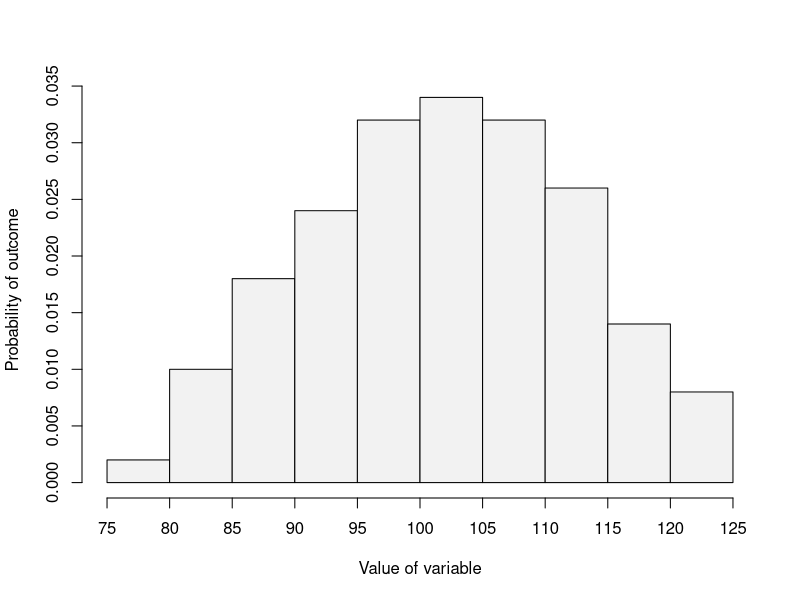
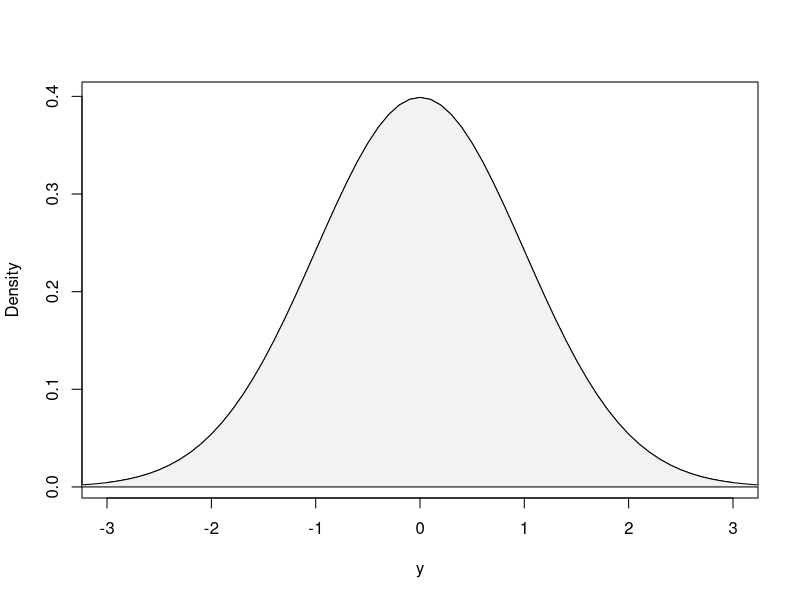
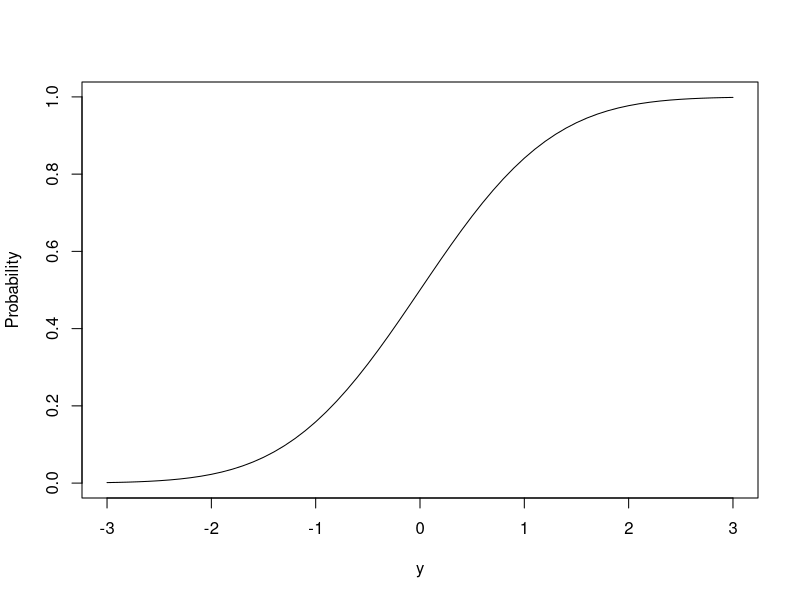
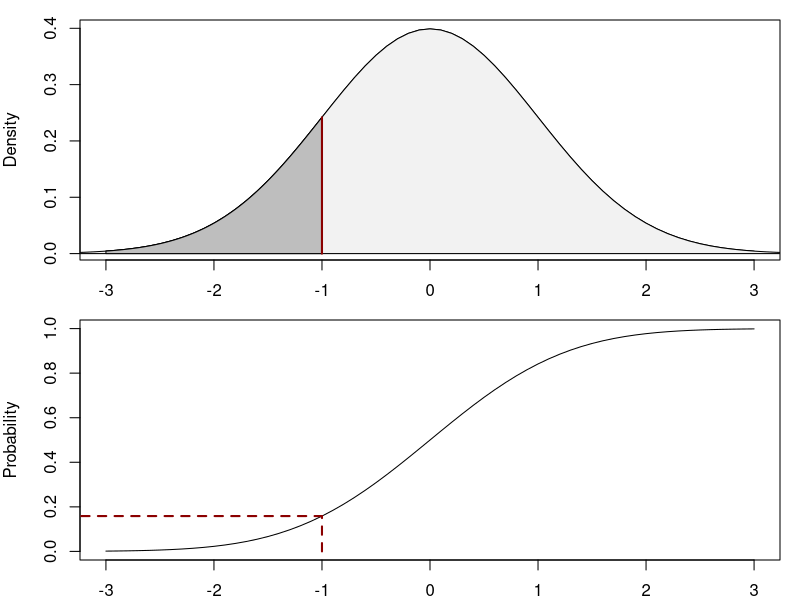
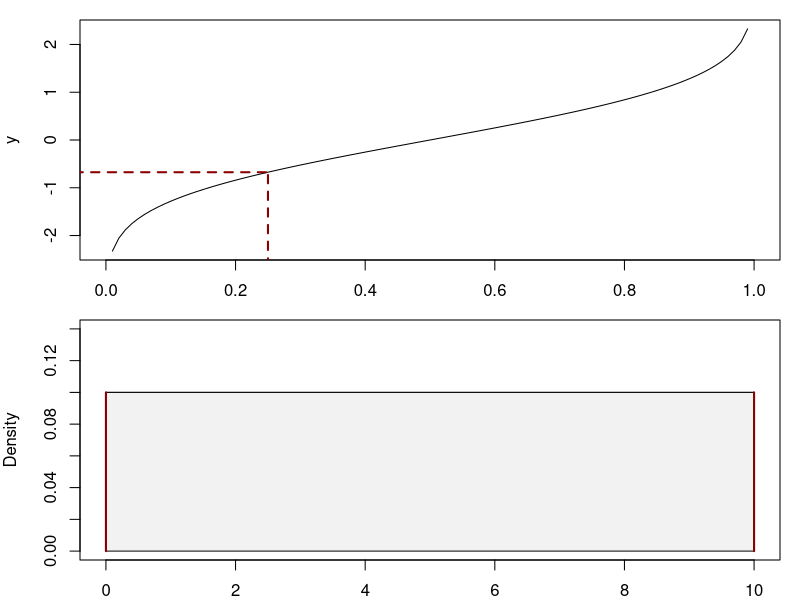
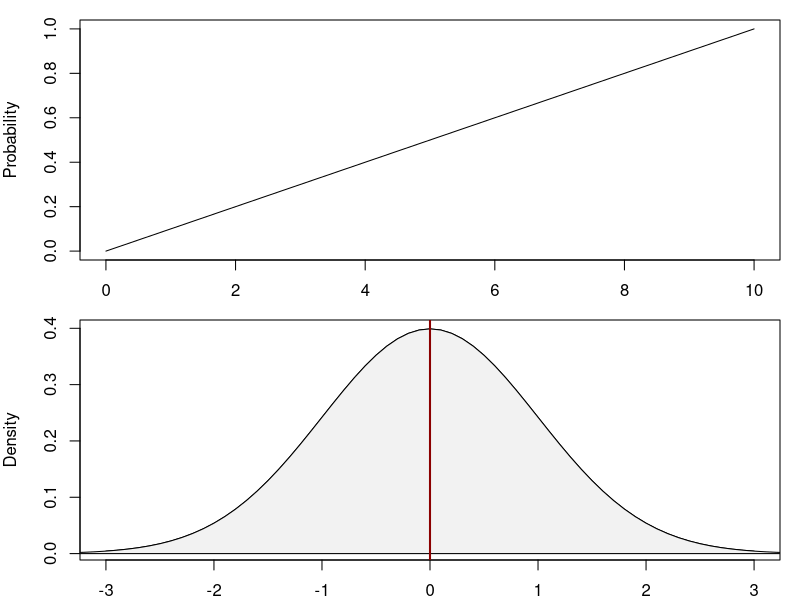

These charts were generated, in order, by the following R code: (Note: this script raises an error after producing the figures.)
## ---- chunk 1
set.seed(41)
yHist <- hist(rnorm(100,100,10), probability=TRUE, main="",
              xlab="Value of variable", ylab="Probability of outcome",
              axes=FALSE, col="grey95")
axis(side=2)
axis(side=1, at=yHist$breaks)
## ---- chunk 2
plot(seq(-3,3,0.1),dnorm(seq(-3,3,0.1)),type="l",ylab="Density",xlab="y",main="")
polygon(c(seq(-5,5,0.1),rev(seq(-5,5,0.1))),
        c(dnorm(seq(-5,5,0.1)), rep(0,length(seq(-5,5,0.1)))), col="grey95")
## ---- chunk 3
plot(seq(-3,3,0.1),pnorm(seq(-3,3,0.1)),type="l",ylab="Probability",xlab="y",main="")
## ---- chunk 4
par(mfcol=c(2,1), mar=c(2,4,1,1))
plot(seq(-3,3,0.1),dnorm(seq(-3,3,0.1)),type="l",ylab="Density",xlab="y",main="")
polygon(c(seq(-5,5,0.1),rev(seq(-5,5,0.1))),
        c(dnorm(seq(-5,5,0.1)), rep(0,length(seq(-5,5,0.1)))), col="grey95")
polygon(c(seq(-3,-1,0.01),rev(seq(-3,-1,0.01))),
        c(dnorm(seq(-3,-1,0.01)), rep(0,length(seq(-3,-1,0.01)))), col="grey")
lines(c(-1,-1),c(0,dnorm(-1)),col="darkred",lwd=2,lty=1)

plot(seq(-3,3,0.1),pnorm(seq(-3,3,0.1)),type="l",ylab="Probability",xlab="y",main="")
lines(c(-1,-1),c(0,pnorm(-1)),col="darkred",lwd=2,lty=2)
lines(c(-4,-1),c(pnorm(-1),pnorm(-1)),col="darkred",lwd=2,lty=2)
## ---- chunk 5
plot(seq(0,1,0.01),qnorm(seq(0,1,0.01)),type="l",ylab="y",xlab="Probability",main="")
lines(c(0.25,0.25),c(-3,qnorm(0.25)),col="darkred",lwd=2,lty=2)
lines(c(-1,0.25),c(qnorm(0.25),qnorm(0.25)),col="darkred",lwd=2,lty=2)
## ---- chunk 6
plot(seq(0,10,0.1),dunif(seq(0,10,0.1),0,10),
     ylab="Density",xlab="y", type="l", ylim=c(0,0.14))
polygon(c(seq(0,10,0.1),rev(seq(0,10,0.1))),
        c(dunif(seq(0,10,0.1),0,10), rep(0,length(seq(0,10,0.1)))), col="grey95")
lines(c(0,0), c(0,0.1), lwd=2, col="darkred")
lines(c(10,10), c(0,0.1), lwd=2, col="darkred")
## ---- chunk 7
plot(seq(0,10,by=0.1),punif(seq(0,10,by=0.1),0,10),
     ylab="Probability",xlab="y", type="l")
## ---- chunk 8
plot(seq(-3,3,0.1),dnorm(seq(-3,3,0.1)),type="l",ylab="Density",xlab="y",main="")
polygon(c(seq(-5,5,0.1),rev(seq(-5,5,0.1))),
        c(dnorm(seq(-5,5,0.1)), rep(0,length(seq(-5,5,0.1)))), col="grey95")
abline(v=0, col="darkred", lwd=2)
text(0.3,0,TeX("$\\mu =0$"), pos=3)
## ---- chunk 9
plot(seq(-3,3,0.1),pnorm(seq(-3,3,0.1)),type="l",ylab="Probability",xlab="y",main="")
## ---- chunk 10
pnorm(q=30, mean=20, sd=10) - pnorm(q=20, mean=20, sd=10)
## ---- chunk 11
plot(seq(-10,50,0.1),pnorm(seq(-10,50,0.1),20,10),type="l",ylab="Density",xlab="y",main="")
lines(c(20,20),c(0,pnorm(20,20,10)), lty=2)
lines(c(-20,20),rep(pnorm(20,20,10),2), lty=2)
text(-9,pnorm(20,20,10), pnorm(20,20,10), pos=3)
lines(c(30,30),c(0,pnorm(30,20,10)), lty=2)
lines(c(-20,30),rep(pnorm(30,20,10),2), lty=2)
text(-9,pnorm(30,20,10), round(pnorm(30,20,10),3), pos=3)
## ---- chunk 12
plot(seq(-15,55,0.1),dnorm(seq(-15,55,0.1),20,10),type="l",ylab="Density",xlab="y",main="",
     ylim=c(0,0.04), xlim=c(-10,50))
polygon(c(seq(-15,55,0.1),rev(seq(-15,55,0.1))),
        c(dnorm(seq(-15,55,0.1),20,10), rep(0,length(seq(-15,55,0.1)))), col="grey95")
polygon(c(seq(20,30,0.1),rev(seq(20,30,0.1))),
        c(dnorm(seq(20,30,0.1),20,10), rep(0,length(seq(20,30,0.1)))), col="lightgrey")
lines(c(20,20),c(0,dnorm(20,20,10)), lwd=2, col="darkred")
lines(c(30,30),c(0,dnorm(30,20,10)), lwd=2, col="darkred")
text(25,dnorm(25,20,10)/2, round(pnorm(30,20,10)-pnorm(20,20,10),3))
## ---- chunk 13
test <- hist(rbinom(100,100,0.5), breaks=c(0:100), plot=F)
test$density <- dbinom(c(0:100), 100, 0.5)
test$breaks <- test$breaks-0.5
plot(test, xlim=c(30,70), main="", freq=FALSE, ylab="Probability", xlab="y", col="grey95")
lines(seq(30,70,0.1),dnorm(seq(30,70,0.1),50,5), col="darkgreen", lwd=2)
## ---- chunk 14
c(dbinom(41,100,0.5),
  pnorm(41.5,50,5)-pnorm(40.5,50,5)) |>
    setNames(c("Binomial", "Normal"))
## ---- chunk 15
test <- hist(rbinom(100,100,0.5), breaks=c(0:100), plot=F)
test$breaks <- test$breaks-0.5
test$density <- dbinom(c(0:100), 100, 0.5)
par(mfcol=c(1,2))
# First plot
plot(test, xlim=c(30,70),
     main="", freq=FALSE, ylab="Probability", xlab="y", col="grey95")
polygon(c(seq(40.5,41.5,0.1),rev(seq(40.5,41.5,0.1))),
        c(dnorm(seq(40.5,41.5,0.1),50,5), rep(0,length(seq(40.5,41.5,0.1)))), col=rgb(0.8,1,0.8,0.7))
lines(seq(30,70,0.1),dnorm(seq(30,70,0.1),50,5), col="darkgreen", lwd=2)
lines(c(40.5,40.5),c(0,dnorm(40.5,50,5)), lwd=2, col="darkred")
lines(c(41.5,41.5),c(0,dnorm(41.5,50,5)), lwd=2, col="darkred")
#Second plot
plot(test, xlim=c(38,44), ylim=c(0,0.05),
     main="", freq=FALSE, ylab="Probability", xlab="y", col="grey95")
polygon(c(seq(40.5,41.5,0.1),rev(seq(40.5,41.5,0.1))),
        c(dnorm(seq(40.5,41.5,0.1),50,5), rep(0,length(seq(40.5,41.5,0.1)))), col=rgb(0.8,1,0.8,0.7))
lines(seq(30,70,0.1),dnorm(seq(30,70,0.1),50,5), col="darkgreen", lwd=2)
lines(c(40.5,40.5),c(0,dnorm(40.5,50,5)), lwd=2, col="darkred")
lines(c(41.5,41.5),c(0,dnorm(41.5,50,5)), lwd=2, col="darkred")
# lines(c(40.5,41.5)+0.5,rep(dbinom(41,100,0.5),2))
## ---- chunk 16
par(mfrow=c(2,2), mar=c(4,5,1,0))
# Normal
plot(seq(-1.5,1.5,0.01), dnorm(seq(-1.5,1.5,0.01),0,0.5), type="l", xlab="x", ylab="Density")
polygon(c(seq(-1.5,1.5,0.01),rev(seq(-1.5,1.5,0.01))),
        c(dnorm(seq(-1.5,1.5,0.01),0,0.5),rep(0,length(seq(-1.5,1.5,0.01)))),
        col="grey95")
polygon(c(seq(-1.5,0.5,0.01),rev(seq(-1.5,0.5,0.01))),
        c(dnorm(seq(-1.5,0.5,0.01),0,0.5),rep(0,length(seq(-1.5,0.5,0.01)))),
        col="lightgrey")
lines(rep(0.5,2), c(0,dnorm(0.5,0,0.5)), lty=1, lwd=2, col="darkred")
#Empty
plot(dlnorm(exp(seq(-1.5,1.5,0.01)),0,0.5),dnorm(seq(-1.5,1.5,0.01),0,0.5),
     col="white",
     axes=F, xlab="", ylab="",type="l")
# exp(x)
plot(seq(-1.5,1.5,0.01), exp(seq(-1.5,1.5,0.01)), type="l", xlab="x", ylab="y")
lines(rep(0.5,2), c(5,exp(0.5)), lty=2, lwd=2, col="darkred")
lines(c(0.5,2), rep(exp(0.5),2), lty=2, lwd=2, col="darkred")
text(0.9,3,TeX("$y=e^x$"),pos=3)
# Log-Normal
plot(dlnorm(exp(seq(-1.5,1.5,0.01)),0,0.5),exp(seq(-1.5,1.5,0.01)), type="l", xlab="Density", ylab="y")
polygon(c(dlnorm(exp(seq(-1.5,1.5,0.01)),0,0.5),rep(0,length(seq(-1.5,1.5,0.01)))),
        exp(c(seq(-1.5,1.5,0.01),rev(seq(-1.5,1.5,0.01)))),
        col="grey95")
polygon(c(dlnorm(exp(seq(-1.5,0.5,0.01)),0,0.5),rep(0,length(seq(-1.5,0.5,0.01)))),
        exp(c(seq(-1.5,0.5,0.01),rev(seq(-1.5,0.5,0.01)))),
        col="lightgrey")
abline(h=exp(0.5), lty=1, lwd=2, col="darkred")
## ---- chunk 17
plot(seq(0,4,0.1), dexp(seq(0,4,0.1),2), type="l",
     ylab="Density", xlab="t", main="", lwd=2,
     xlim=c(0,3))
lines(seq(0,4,0.1), dexp(seq(0,4,0.1),1), col="darkred", lwd=2)
lines(seq(0,4,0.1), dexp(seq(0,4,0.1),0.5), col="darkblue", lwd=2)
legend("topright", legend=c(TeX("$\\lambda=2$"),TeX("$\\lambda=1$"),TeX("$\\lambda=0.5$")),
       lwd=2, col=c("black","darkred","darkblue"))
## ---- chunk 18
plot(seq(0,4,0.1), pexp(seq(0,4,0.1),2), type="l",
     ylab="Probability", xlab="t", main="", lwd=2,
     xlim=c(0,3))
lines(seq(0,4,0.1), pexp(seq(0,4,0.1),1), col="darkred", lwd=2)
lines(seq(0,4,0.1), pexp(seq(0,4,0.1),0.5), col="darkblue", lwd=2)
legend("topright", legend=c(TeX("$\\lambda=2$"),TeX("$\\lambda=1$"),TeX("$\\lambda=0.5$")),
       lwd=2, col=c("black","darkred","darkblue"))
## ---- chunk 19
pexp(1.5, rate=2)
## ---- chunk 20
plot(seq(0,4,0.1), log(1-pexp(seq(0,4,0.1),2)), type="l",
     ylab="log(1-F(t,2))", xlab="t", main="", lwd=2,
     xlim=c(0,3), ylim=c(-5,0))
# 1.5
lines(c(1.5,1.5),c(-5,log(1-pexp(1.5,2))), lty=2, lwd=2, col="grey")
lines(c(-1,1.5),log(rep(1-pexp(1.5,2),2)), lty=2, lwd=2, col="grey")
# 0.5
lines(c(0.5,0.5),c(-5,log(1-pexp(0.5,2))), lty=2, lwd=2, col="grey")
lines(c(-1,0.5),log(rep(1-pexp(0.5,2),2)), lty=2, lwd=2, col="grey")
# 1
lines(c(1,1),c(-5,log(1-pexp(1,2))), lty=2, lwd=2, col="grey")
lines(c(-1,1),log(rep(1-pexp(1,2),2)), lty=2, lwd=2, col="grey")
